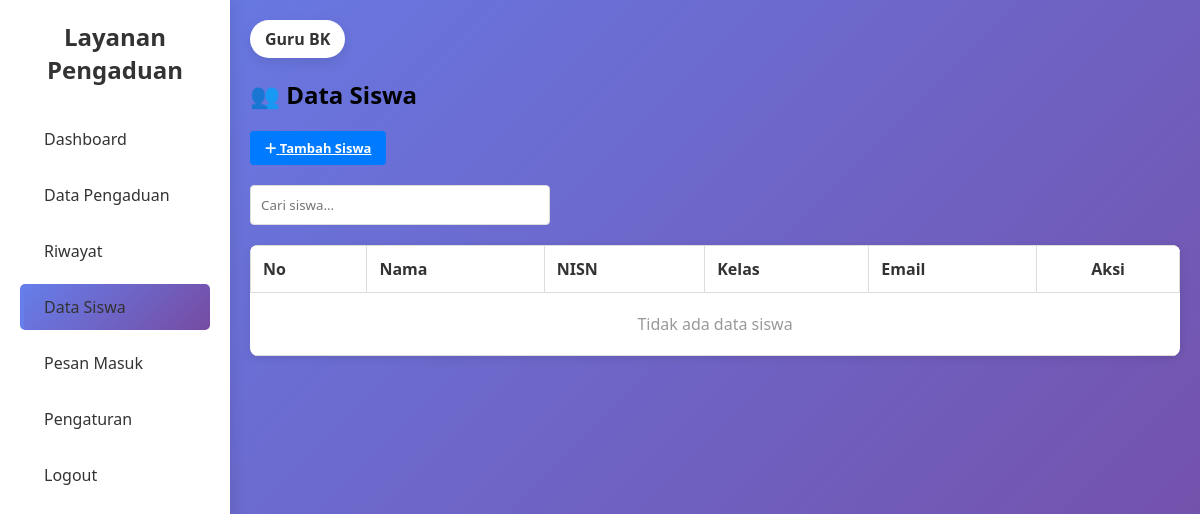
Before: /guru_data_siswa.php (signed in) with the older database file.
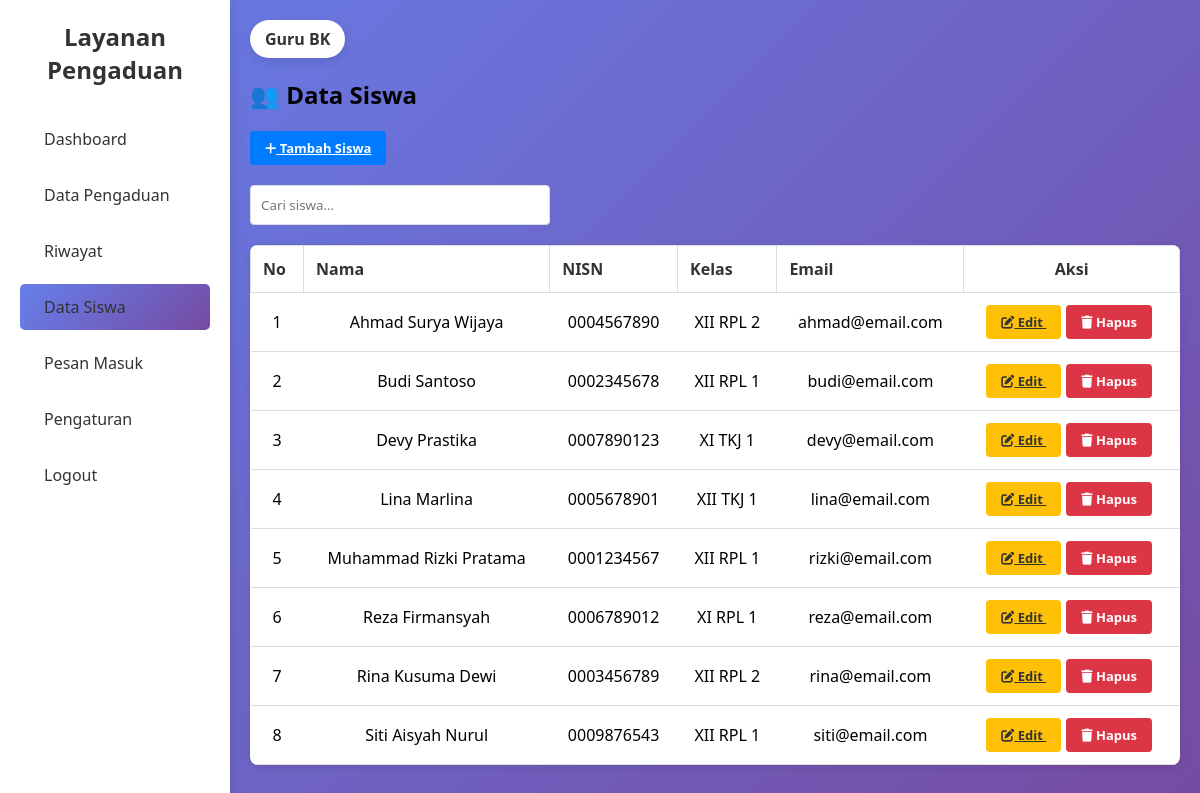
After: the same page with the newer database file.
### tables this page shows
CREATE TABLE IF NOT EXISTS `siswa` (
  `id_siswa` int(11) NOT NULL,
  `nisn` varchar(20) NOT NULL,
  `nama` varchar(100) NOT NULL,
  `jenis_kelamin` enum('Laki-laki','Perempuan') NOT NULL,
  `tempat_lahir` varchar(100) DEFAULT NULL,
  `tanggal_lahir` date DEFAULT NULL,
  `alamat` text DEFAULT NULL,
  `telpon` varchar(15) DEFAULT NULL,
  `email` varchar(100) DEFAULT NULL,
  `id_kelas` int(11) DEFAULT NULL,
  `password` varchar(255) NOT NULL,
  `foto` varchar(255) DEFAULT NULL,
  `status` enum('aktif','nonaktif') DEFAULT 'aktif',
  `created_at` datetime DEFAULT current_timestamp(),
  `updated_at` datetime DEFAULT current_timestamp() ON UPDATE current_timestamp()
);

CREATE TABLE IF NOT EXISTS `kelas` (
  `id_kelas` int(11) NOT NULL,
  `nama_kelas` varchar(50) NOT NULL,
  `tingkat` varchar(50) NOT NULL,
  `jurusan` varchar(100) NOT NULL
);

### guru_data_siswa.php (the view, shortened to what this page needs)
<?php
include 'koneksi.php';
$query = "SELECT s.*, k.nama_kelas FROM siswa s
          LEFT JOIN kelas k ON s.id_kelas = k.id_kelas
          ORDER BY s.nama";
$result = mysqli_query($conn, $query);
$siswa_list = [];
while ($row = mysqli_fetch_assoc($result)) {
    $siswa_list[] = $row;
}
?>
<!DOCTYPE html>
<html lang="id">
<head>
    <link rel="stylesheet" href="css/dashboard.css">
    <link rel="stylesheet" href="css/data_siswa.css">
    <link rel="stylesheet" href="https://cdnjs.cloudflare.com/ajax/libs/font-awesome/6.4.0/css/all.min.css">
</head>
<body>
<div class="container">
    <div class="sidebar">
        <h2>Layanan Pengaduan</h2>
        <ul>
            <li><a href="guru_dashboard.php">Dashboard</a></li>
            <li><a href="guru_data_pengaduan.php">Data Pengaduan</a></li>
            <li><a href="guru_riwayat_pengaduan.php">Riwayat</a></li>
            <li class="active"><a href="guru_data_siswa.php">Data Siswa</a></li>
            <li><a href="guru_pesan_masuk.php">Pesan Masuk</a></li>
            <li><a href="guru_pengaturan.php">Pengaturan</a></li>
            <li><a href="logout.php" onclick="return confirm('Yakin ingin logout?');">Logout</a></li>
        </ul>
    </div>
    <div class="main">
        <div class="user"><?php echo htmlspecialchars($_SESSION['nama_guru']); ?></div>
        <h2 style="margin-bottom: 20px;">👥 Data Siswa</h2>
        <div class="action-btn-group">
            <a href="tambah_siswa_guru.php" class="btn btn-primary">
                <i class="fas fa-plus"></i> Tambah Siswa
            </a>
        </div>
        <div style="margin-bottom: 20px;">
            <input type="text" id="searchInput" placeholder="Cari siswa..." style="padding: 10px; border: 1px solid #ddd; border-radius: 4px; width: 300px;" onkeyup="filterTable()">
        </div>
        <table style="width: 100%; border-collapse: collapse; background: white; border-radius: 8px; overflow: hidden; box-shadow: 0 2px 8px rgba(0,0,0,0.1);">
            <thead>
                <tr style="background: #f8f9fa;">
                    <th style="padding: 12px; text-align: left; font-weight: 600; border-bottom: 1px solid #ddd;">No</th>
                    <th style="padding: 12px; text-align: left; font-weight: 600; border-bottom: 1px solid #ddd;">Nama</th>
                    <th style="padding: 12px; text-align: left; font-weight: 600; border-bottom: 1px solid #ddd;">NISN</th>
                    <th style="padding: 12px; text-align: left; font-weight: 600; border-bottom: 1px solid #ddd;">Kelas</th>
                    <th style="padding: 12px; text-align: left; font-weight: 600; border-bottom: 1px solid #ddd;">Email</th>
                    <th style="padding: 12px; text-align: center; font-weight: 600; border-bottom: 1px solid #ddd;">Aksi</th>
                </tr>
            </thead>
            <tbody id="siswaTable">
                <?php if (count($siswa_list) > 0): ?>
                    <?php
                    $no = 1;
                    foreach ($siswa_list as $siswa):
                    ?>
                    <tr style="border-bottom: 1px solid #ddd;">
                        <td style="padding: 12px;"><?php echo $no++; ?></td>
                        <td style="padding: 12px;"><?php echo htmlspecialchars($siswa['nama']); ?></td>
                        <td style="padding: 12px;"><?php echo htmlspecialchars($siswa['nisn']); ?></td>
                        <td style="padding: 12px;"><?php echo htmlspecialchars($siswa['nama_kelas'] ?? '-'); ?></td>
                        <td style="padding: 12px;"><?php echo htmlspecialchars($siswa['email']); ?></td>
                        <td style="padding: 12px; text-align: center; table-actions;">
                            <a href="edit_siswa.php?id=<?php echo $siswa['id_siswa']; ?>" class="btn btn-warning" title="Edit">
                                <i class="fas fa-edit"></i> Edit
                            </a>
                            <button onclick='deleteConfirm(<?php echo $siswa['id_siswa']; ?>)' class="btn btn-danger" title="Hapus">
                                <i class="fas fa-trash"></i> Hapus
                            </button>
                        </td>
                    </tr>
                    <?php endforeach; ?>
                <?php else: ?>
                    <tr>
                        <td colspan="6" style="padding: 20px; text-align: center; color: #999;">Tidak ada data siswa</td>
                    </tr>
                <?php endif; ?>
            </tbody>
        </table>
    </div>
</div>
</body>
</html>

Changed rows visible on the page:
added siswa: nama "Ahmad Surya Wijaya", nisn "0004567890", id_kelas.nama_kelas "XII RPL 2", email "ahmad@email.com"
added siswa: nama "Budi Santoso", nisn "0002345678", id_kelas.nama_kelas "XII RPL 1", email "budi@email.com"
added siswa: nama "Devy Prastika", nisn "0007890123", id_kelas.nama_kelas "XI TKJ 1", email "devy@email.com"
added siswa: nama "Lina Marlina", nisn "0005678901", id_kelas.nama_kelas "XII TKJ 1", email "lina@email.com"
added siswa: nama "Muhammad Rizki Pratama", nisn "0001234567", id_kelas.nama_kelas "XII RPL 1", email "rizki@email.com"
added siswa: nama "Reza Firmansyah", nisn "0006789012", id_kelas.nama_kelas "XI RPL 1", email "reza@email.com"
added siswa: nama "Rina Kusuma Dewi", nisn "0003456789", id_kelas.nama_kelas "XII RPL 2", email "rina@email.com"
added siswa: nama "Siti Aisyah Nurul", nisn "0009876543", id_kelas.nama_kelas "XII RPL 1", email "siti@email.com"
Other visible differences:
text no longer shown: "Tidak ada data siswa"
